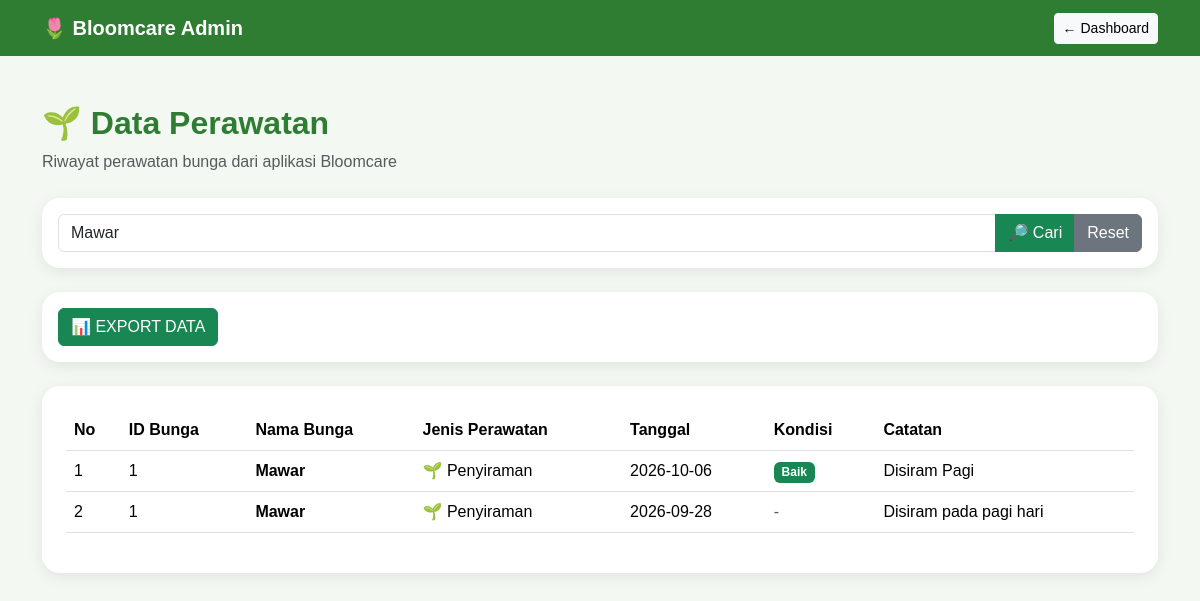
Screenshot of /bloomcare_admin/perawatan.php?cari=Mawar with the database file from the repository.
### tables this page shows
CREATE TABLE `perawatan` (
  `id` int NOT NULL,
  `bunga_id` int NOT NULL,
  `jenis_perawatan` varchar(100) NOT NULL,
  `tanggal` date NOT NULL,
  `kondisi` varchar(100) NOT NULL,
  `catatan` text,
  `created_at` timestamp NULL DEFAULT CURRENT_TIMESTAMP
);

CREATE TABLE `bunga` (
  `id` int NOT NULL,
  `nama_bunga` varchar(100) NOT NULL,
  `jenis_bunga` varchar(100) NOT NULL,
  `warna` varchar(50) NOT NULL,
  `tanggal_tanam` date DEFAULT NULL,
  `lokasi` varchar(150) DEFAULT NULL,
  `kondisi` varchar(50) NOT NULL,
  `foto` varchar(255) DEFAULT NULL,
  `catatan` text,
  `created_at` timestamp NULL DEFAULT CURRENT_TIMESTAMP,
  `latitude` varchar(50) DEFAULT NULL,
  `longitude` varchar(50) DEFAULT NULL
);

### bloomcare_admin/perawatan.php (the view, shortened to what this page needs)
<?php
include "koneksi.php";
$cari = $_GET['cari'] ?? '';
$cari = trim($cari);
if ($cari !== '') {
    $keyword = "%" . $cari . "%";
    $stmt = $conn->prepare("
        SELECT
            perawatan.id,
            perawatan.bunga_id,
            bunga.nama_bunga,
            perawatan.jenis_perawatan,
            perawatan.tanggal,
            perawatan.kondisi,
            perawatan.catatan
        FROM perawatan
        LEFT JOIN bunga
            ON perawatan.bunga_id = bunga.id
        WHERE
            bunga.nama_bunga LIKE ?
            OR perawatan.jenis_perawatan LIKE ?
            OR perawatan.kondisi LIKE ?
            OR perawatan.catatan LIKE ?
        ORDER BY perawatan.id DESC
    ");
    $stmt->bind_param(
        "ssss",
        $keyword,
        $keyword,
        $keyword,
        $keyword
    );
    $stmt->execute();
    $result = $stmt->get_result();
}
?>
<!DOCTYPE html>
<html lang="id">
<head>
    <link
        href="https://cdn.jsdelivr.net/npm/bootstrap@5.3.3/dist/css/bootstrap.min.css"
        rel="stylesheet"
    >
</head>
<body>
<nav class="navbar navbar-expand-lg">
    <div class="container">
        <a
            class="navbar-brand"
            href="index.php"
        >
            🌷 Bloomcare Admin
        </a>
        <a
            href="index.php"
            class="btn btn-light btn-sm"
        >
            ← Dashboard
        </a>
    </div>
</nav>
<div class="container py-5">
    <div class="mb-4">
        <h2 class="page-title">
            🌱 Data Perawatan
        </h2>
        <p class="text-muted">
            Riwayat perawatan bunga dari aplikasi Bloomcare
        </p>
    </div>
    <div class="card p-3 mb-4">
        <form method="GET">
            <div class="input-group">
                <input
                    type="text"
                    name="cari"
                    class="form-control"
                    placeholder="🔎 Cari nama bunga, jenis perawatan, kondisi, atau catatan..."
                    value="<?= htmlspecialchars($cari) ?>"
                >
                <button
                    type="submit"
                    class="btn btn-success"
                >
                    🔎 Cari
                </button>
                <a
                    href="perawatan.php"
                    class="btn btn-secondary"
                >
                    Reset
                </a>
            </div>
        </form>
    </div>
    <div class="card p-3 mb-4">
        <div class="d-flex align-items-center gap-3 flex-wrap">
            <button
                type="button"
                class="btn btn-success"
                onclick="pilihFormatExportPerawatan()"
            >
                📊 EXPORT DATA
            </button>
        </div>
    </div>
    <div class="card p-4">
        <div class="table-responsive">
            <table class="table table-hover">
                <thead>
                    <tr>
                        <th>
                            No
                        </th>
                        <th>
                            ID Bunga
                        </th>
                        <th>
                            Nama Bunga
                        </th>
                        <th>
                            Jenis Perawatan
                        </th>
                        <th>
                            Tanggal
                        </th>
                        <th>
                            Kondisi
                        </th>
                        <th>
                            Catatan
                        </th>
                    </tr>
                </thead>
                <tbody>
                    <?php
                    $no = 1;
                    if ($result && $result->num_rows > 0):
                        while ($row = $result->fetch_assoc()):
                    ?>
                    <tr>
                        <td>
                            <?= $no++ ?>
                        </td>
                        <td>
                            <?= htmlspecialchars(
                                $row['bunga_id'] ?? ''
                            ) ?>
                        </td>
                        <td>
                            <strong>
                                <?= htmlspecialchars(
                                    $row['nama_bunga'] ?? 'Tidak ditemukan'
                                ) ?>
                            </strong>
                        </td>
                        <td>
                            🌱
                            <?= htmlspecialchars(
                                $row['jenis_perawatan'] ?? ''
                            ) ?>
                        </td>
                        <td>
                            <?= htmlspecialchars(
                                $row['tanggal'] ?? ''
                            ) ?>
                        </td>
                        <td>
                            <?php if (($row['kondisi'] ?? '') === 'Baik'): ?>
                                <span class="badge badge-baik">
                                    Baik
                                </span>
                            <?php else: ?>
                                <span class="text-muted">
                                    -
                                </span>
                            <?php endif; ?>
                        </td>
                        <td>
                            <?= htmlspecialchars(
                                $row['catatan'] ?? ''
                            ) ?>
                        </td>
                    </tr>
                    <?php
                        endwhile;
                    endif; ?>
                </tbody>
            </table>
        </div>
    </div>
</div>
</body>
</html>

### bloomcare_admin/perawatan.php (style rules this page uses)
body { background: #f4f8f3; font-family: Arial, sans-serif; }
.navbar { background: #2e7d32; }
.navbar-brand { font-weight: bold; color: white !important; }
.page-title { color: #2e7d32; font-weight: bold; }
.card { border: none; border-radius: 18px; box-shadow: 0 4px 15px rgba(0, 0, 0, 0.08); }
.table { vertical-align: middle; }
.table thead { background: #2e7d32; color: white; }
.badge-baik { background: #198754; }

### rows the page displays
perawatan: bunga "1", bunga.nama_bunga "Mawar", jenis_perawatan "Penyiraman", tanggal "2026-10-06", kondisi "Baik", catatan "Disiram Pagi"
perawatan: bunga "1", bunga.nama_bunga "Mawar", jenis_perawatan "Penyiraman", tanggal "2026-09-28", catatan "Disiram pada pagi hari"
